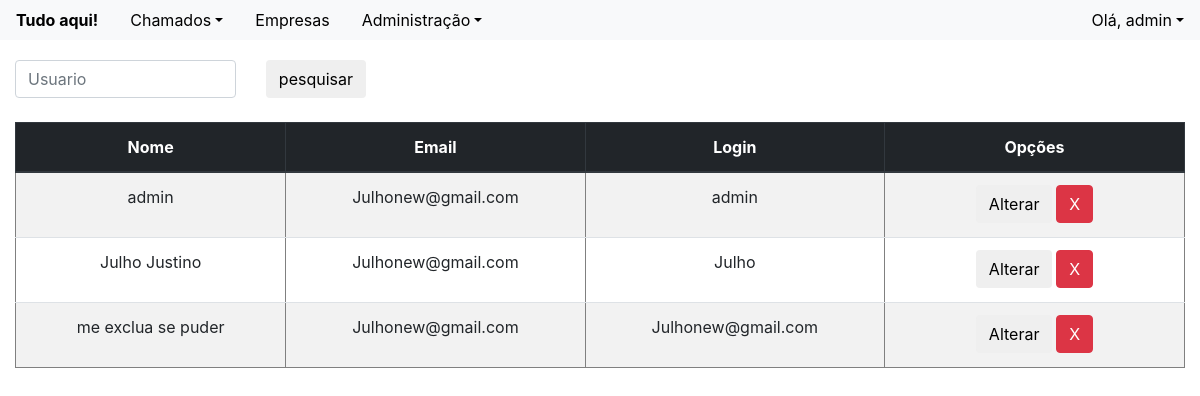
The page /usuarios.php (signed in) on the database its author committed.
### tables this page shows
CREATE TABLE `usuarios` (
  `id` int(11) NOT NULL,
  `nome_completo` varchar(255) NOT NULL,
  `email` varchar(255) NOT NULL,
  `login` varchar(50) NOT NULL,
  `senha` varchar(32) NOT NULL,
  `admin` int(11) NOT NULL,
  `data_nasc` date NOT NULL,
  `log` timestamp NOT NULL DEFAULT CURRENT_TIMESTAMP
);

### usuarios.php (the view, shortened to what this page needs)
<?php
include('topo.php');
include('conecta.php');
function consultaUsuarios($conexao){
	$dados = [];
	$resultado = mysqli_query($conexao, "SELECT * FROM usuarios");
	while($dado = mysqli_fetch_assoc($resultado)){
		array_push($dados, $dado);
	}
	return $dados;
}
mysqli_set_charset($conexao,"utf8");
$dados = consultaUsuarios($conexao);
?>
	<form>
		<table id="form-table-pesquisar">
			<tr>
				<td>
					<input class="form-control" type="text" name="campo-pesquisar" placeholder = "Usuario">
				</td>
				<td>
					<input class="btn" type="button" value="pesquisar" id="btn-pesquisar" >
				</td>
			</tr>
		</table>
	</form>
<table class="table table-striped"  border="1">
	<thead class="thead-dark">
		<tr >
			<th class = "td-center">Nome</td>
			<th class = "td-center">Email</td>
			<th class = "td-center">Login</td>
			<th class = "td-center" width="300px">Opções</td>
		</tr>
	</thead>
<?php
	foreach($dados as $dado){
?>
	<tr>
		<td class = "td-center"><p><?= $dado['nome_completo'] ?></p></td>
		<td class = "td-center"><p><?= $dado['email']?></p></td>
		<td class = "td-center"><p><?= $dado['login'] ?></p></td>
		<th class = "td-center" width="300px">
			<form action="modify-users.php" method="POST">
				<input class="btn btn-default" type="submit" name="alterar" value="Alterar">
				<input class="btn btn-danger"  type="submit" name="excluir" value="X">
			</form>
	</tr>
<?php
	}
?>
</table>
<?php include('bot.php')?>

### topo.php (shortened to what this page needs)
<?php
	$id = $_SESSION['id'];
	$query = "SELECT * FROM usuarios WHERE id= '$id' ";
	$objdb = new db();
	$link = $objdb -> conecta_mysql();
	$resultado = mysqli_query($link, $query);
	$user = mysqli_fetch_array($resultado);
?>
<!DOCTYPE html>
<html>
<head>
	<link rel="stylesheet" type="text/css" href="css/bootstrap.css">
	<link rel="stylesheet" type="text/css" href="css/css/estilo.css">
	<link rel="stylesheet" type="text/js"  href="js/js/meu-js.js">
</head>
<body>
	<div class="container-fluid" id="meu-container">
		<ul class="fixed-top nav-light bg-light" id="meu-menu">
			<li class="nav-item float-left">
		    	<a class="nav-link active font-weight-bold" href="dashboard.php">Tudo aqui!</a>
		    </li>
		        <li class="nav-item dropdown float-left">
		    	<a class="nav-link dropdown-toggle" data-toggle="dropdown" href="#" role="button" aria-haspopup="true" aria-expanded="false">Chamados</a>
		    </li>
		    <li class="nav-item float-left">
		    	<a class="nav-link" href="consultar-empresas.php">Empresas</a>
		    </li>
		  	<?php
		    	if($user['admin'] == 1){
			?>
				<li class="nav-item  float-left">
		    	<a class="nav-link dropdown-toggle"data-toggle="dropdown" href="#" role="button" aria-haspopup="true" aria-expanded="false">Administração</a>
		    </li>
			<?php } ?>
		    <li class="nav-item dropdown float-right">
		    	<a class="nav-link dropdown-toggle" data-toggle="dropdown" href="#" role="button" aria-haspopup="true" aria-expanded="false">Olá, <?= $user['nome_completo'] ?></a>
		    </li>
		</ul>

### css/css/estilo.css (style rules this page uses)
* { padding: 0px; margin: 0px; }
a { color: black; }
#meu-container { margin-top: 60px; }
#form-table-pesquisar { width: 30%; }
#btn-pesquisar { margin-left: 30px ; }
.td-center { height: 10px; text-align: center; }
#meu-menu { display: inline; list-style: none; }

### rows shown on the page
usuarios: nome_completo "admin", email "Julhonew@gmail.com", login "admin"
usuarios: nome_completo "Julho Justino", email "Julhonew@gmail.com", login "Julho"
usuarios: nome_completo "me exclua se puder", email "Julhonew@gmail.com", login "Julhonew@gmail.com"
